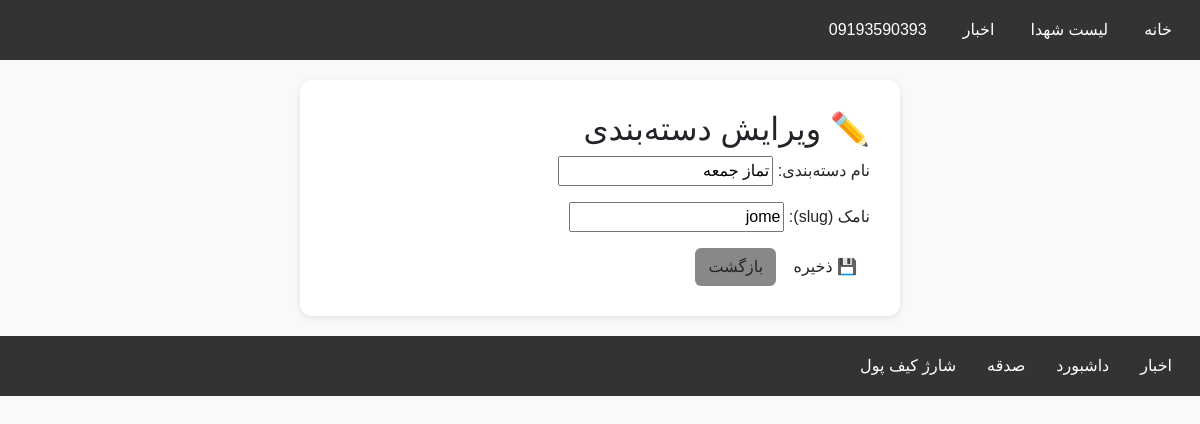
Screenshot of /news/categories/4/edit/ (signed in) with the database file from the repository.
### accounts/models.py (models this page shows, shortened)
class User(AbstractBaseUser, PermissionsMixin):
    GENDER_CHOICES = (
        ('M', 'مرد'),
        ('F', 'زن'),
    )
    phone = models.CharField(max_length=11, unique=True)
    first_name = models.CharField(max_length=100, blank=True)
    last_name = models.CharField(max_length=100, blank=True)
    national_code = models.CharField(max_length=10, blank=True)
    image = models.ImageField(upload_to='profiles/', blank=True, null=True)
    gender = models.CharField(max_length=1, choices=GENDER_CHOICES, blank=True, null=True)
    is_active = models.BooleanField(default=True)
    is_staff = models.BooleanField(default=False)
    is_profile_completed = models.BooleanField(default=False)
    allowed_categories = models.ManyToManyField(
        'news.Category',
        related_name='allowed_users',
        blank=True,
        verbose_name='دسته‌بندی‌های مجاز برای ارسال خبر'
    )
    groups = models.ManyToManyField(
        'auth.Group',
        related_name='accounts_user_set',
        blank=True
    )
    user_permissions = models.ManyToManyField(
        'auth.Permission',
        related_name='accounts_user_permissions_set',
        blank=True
    )
    objects = UserManager()
    USERNAME_FIELD = 'phone'
    def get_full_name(self):
        return f"{self.first_name} {self.last_name}".strip()

### news/models.py (models this page shows, shortened)
class Category(models.Model):
    name = models.CharField(max_length=100, unique=True, verbose_name='نام')
    slug = models.SlugField(max_length=100, unique=True, verbose_name='نامک')  # کاربر خودش وارد می‌کند

### news/views.py (the view)
# urls.py: path('categories/<int:category_id>/edit/', views.edit_category, name='edit_category'),
@login_required
def edit_category(request, category_id):
    category = get_object_or_404(Category, id=category_id)
    if request.method == 'POST':
        form = CategoryForm(request.POST, instance=category)
        if form.is_valid():
            form.save()
            messages.success(request, 'دسته‌بندی ویرایش شد.')
            return redirect('news:manage_categories')
    else:
        form = CategoryForm(instance=category)
    return render(request, 'news/edit_category.html', {
        'form': form,
        'category': category
    })

### news/forms.py
class CategoryForm(forms.ModelForm):
    class Meta:
        model = Category
        fields = ['name', 'slug']  # slug اضافه شده
        labels = {
            'name': 'نام دسته‌بندی',
            'slug': 'نامک (slug)',
        }

### templates/news/edit_category.html (shortened to what this page needs)
{% extends "base.html" %}
{% block content %}
<div style="max-width:600px;margin:auto;background:#fff;padding:30px;border-radius:12px;box-shadow:0 2px 6px rgba(0,0,0,0.1);">
    <h2>✏️ ویرایش دسته‌بندی</h2>
    <form method="post">
        {{ form.as_p }}
        <button type="submit" class="btn">💾 ذخیره</button>
        <a href="{% url 'news:manage_categories' %}" class="btn" style="background:#888;">بازگشت</a>
    </form>
</div>
{% endblock %}

### templates/base.html (shortened to what this page needs)
<!DOCTYPE html>
<html lang="fa">
<head>
    <link href="https://cdn.jsdelivr.net/npm/bootstrap@5.3.0/dist/css/bootstrap.rtl.min.css" rel="stylesheet">
    <link href="https://cdn.jsdelivr.net/npm/bootstrap-icons@1.10.5/font/bootstrap-icons.css" rel="stylesheet">
    <link rel="stylesheet" href="https://cdn.jsdelivr.net/npm/persian-datepicker@1.2.0/dist/css/persian-datepicker.min.css">
</head>
<body>
<header>
    <nav>
        <ul>
            <li><a href="/">خانه</a></li>
            <li><a href="/martyrs/list/">لیست شهدا</a></li>
            <li><a href="{% url 'news:news_list' %}">اخبار</a></li>
            {% if user.is_authenticated %}
                <li>
                    <a href="#">
                        {% if user.gender == 'male' %}
                            آقای {{ user.last_name }}
                        {% elif user.gender == 'female' %}
                            خانم {{ user.last_name }}
                        {% else %}
                            {{ user.get_full_name|default:user.phone }}
                        {% endif %}
                    </a>
                </li>
            {% else %}
                <li><a href="{% url 'accounts:login' %}">ورود</a></li>
            {% endif %}
        </ul>
    </nav>
</header>
<main>
    {% block content %}{% endblock %}
</main>
<footer>
    <nav>
        <ul>
            <li><a href="{% url 'news:news_list' %}">اخبار</a></li>
            {% if user.is_authenticated %}
                <li><a href="{% url 'accounts:dashboard' %}">داشبورد</a></li>
            {% else %}
                <li><a href="{% url 'accounts:login' %}?next={% url 'accounts:dashboard' %}">پروفایل</a></li>
            {% endif %}
            <li><a href="{% url 'donate' %}">صدقه</a></li>
            {% if user.is_authenticated %}
                <li><a href="{% url 'wallet:charge_wallet' %}">شارژ کیف پول</a></li>
            {% else %}
                <li><a href="{% url 'accounts:login' %}?next={% url 'wallet:charge_wallet' %}">شارژ کیف پول</a></li>
            {% endif %}
        </ul>
    </nav>
</footer>
</body>
</html>

### templates/base.html (style rules this page uses)
body { font-family: sans-serif; margin: 0; padding: 0; direction: rtl; background-color: #f8f9fa; }
header, footer { background-color: #333; color: white; padding: 10px 20px; }
nav ul { list-style: none; display: flex; justify-content: flex-start; gap: 20px; padding: 0; margin: 0; }
nav ul li { position: relative; }
nav ul li a { color: white; text-decoration: none; padding: 8px; display: block; }
main { padding: 20px; }
footer nav ul { flex-wrap: wrap; gap: 15px; }

### rows the page displays
User: get_full_name "09193590393"
Category: name "تماز جمعه", slug "jome"
